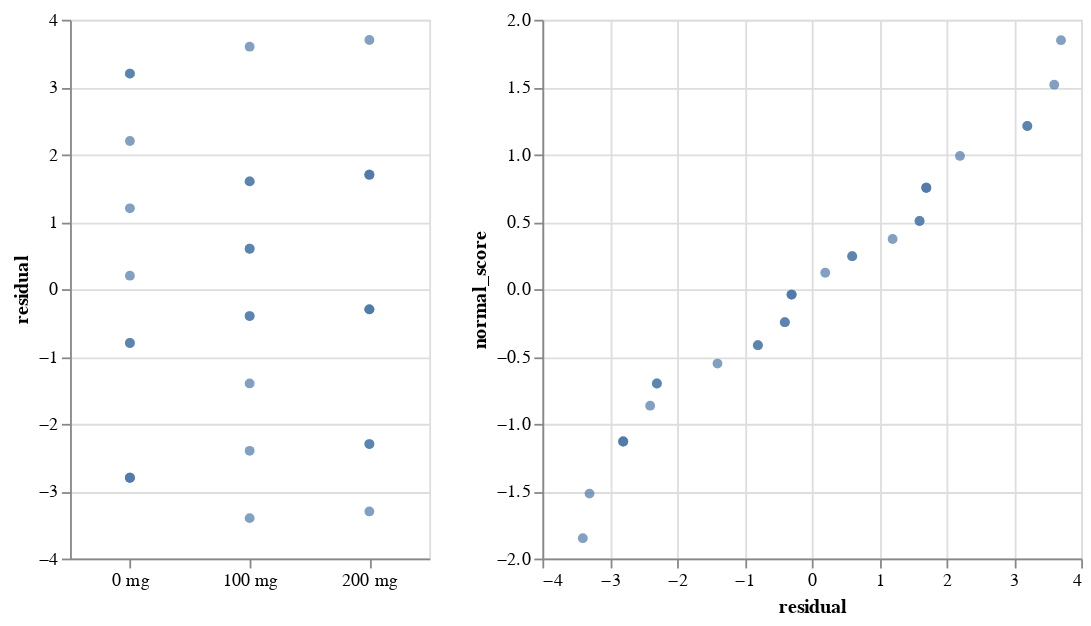

Notebook code for this chart:
### Markdown cell above
#### (c)

### Code cell
chart_base = (
    alt.Chart(
        DATA['12.2 - clean']
        .with_columns(
            residual=col('taprate') - col('taprate').mean().over('mg'))
        .with_columns(
            normal_score=(col('residual').rank() / (pl.len() + 1)).map_batches(
                lambda x: stats.norm.ppf(x))))
    .mark_circle())

(
    chart_base.encode(
        alt.X('mg').axis(labelAngle=0).title(None),
        alt.Y('residual'))
    .properties(width=200)
    | chart_base.encode(
        x='residual', 
        y='normal_score')
)

### Figure 1 — Vega-Lite specification as saved in the notebook (floating-point values rounded to 4 significant figures)
{"config": {"view": {"continuousWidth": 300, "continuousHeight": 300}}, "hconcat": [{"mark": {"type": "circle"}, "encoding": {"x": {"axis": {"labelAngle": 0}, "field": "mg", "title": null, "type": "nominal"}, "y": {"field": "residual", "type": "quantitative"}}, "width": 200}, {"mark": {"type": "circle"}, "encoding": {"x": {"field": "residual", "type": "quantitative"}, "y": {"field": "normal_score", "type": "quantitative"}}}], "data": {"name": "data-be4ed055c43a94911e25b8aa1f91bbfd"}, "$schema": "https://vega.github.io/schema/vega-lite/v5.16.3.json", "datasets": {"data-be4ed055c43a94911e25b8aa1f91bbfd": [{"mg": "0 mg", "taprate": 242, "residual": -2.8, "normal_score": -1.131}, {"mg": "0 mg", "taprate": 245, "residual": 0.2, "normal_score": 0.1216}, {"mg": "0 mg", "taprate": 244, "residual": -0.8, "normal_score": -0.416}, {"mg": "0 mg", "taprate": 248, "residual": 3.2, "normal_score": 1.211}, {"mg": "0 mg", "taprate": 247, "residual": 2.2, "normal_score": 0.9892}, {"mg": "0 mg", "taprate": 248, "residual": 3.2, "normal_score": 1.211}, {"mg": "0 mg", "taprate": 242, "residual": -2.8, "normal_score": -1.131}, {"mg": "0 mg", "taprate": 244, "residual": -0.8, "normal_score": -0.416}, {"mg": "0 mg", "taprate": 246, "residual": 1.2, "normal_score": 0.3723}, {"mg": "0 mg", "taprate": 242, "residual": -2.8, "normal_score": -1.131}, {"mg": "100 mg", "taprate": 248, "residual": 1.6, "normal_score": 0.5059}, {"mg": "100 mg", "taprate": 246, "residual": -0.4, "normal_score": -0.245}, {"mg": "100 mg", "taprate": 245, "residual": -1.4, "normal_score": -0.5524}, {"mg": "100 mg", "taprate": 247, "residual": 0.6, "normal_score": 0.245}, {"mg": "100 mg", "taprate": 248, "residual": 1.6, "normal_score": 0.5059}, {"mg": "100 mg", "taprate": 250, "residual": 3.6, "normal_score": 1.518}, {"mg": "100 mg", "taprate": 247, "residual": 0.6, "normal_score": 0.245}, {"mg": "100 mg", "taprate": 246, "residual": -0.4, "normal_score": -0.245}, {"mg": "100 mg", "taprate": 243, "residual": -3.4, "normal_score": -1.849}, {"mg": "100 mg", "taprate": 244, "residual": -2.4, "normal_score": -0.8649}, {"mg": "200 mg", "taprate": 246, "residual": -2.3, "normal_score": -0.7001}, {"mg": "200 mg", "taprate": 248, "residual": -0.3, "normal_score": -0.04044}, {"mg": "200 mg", "taprate": 250, "residual": 1.7, "normal_score": 0.7527}, {"mg": "200 mg", "taprate": 252, "residual": 3.7, "normal_score": 1.849}, {"mg": "200 mg", "taprate": 248, "residual": -0.3, "normal_score": -0.04044}, {"mg": "200 mg", "taprate": 250, "residual": 1.7, "normal_score": 0.7527}, {"mg": "200 mg", "taprate": 246, "residual": -2.3, "normal_score": -0.7001}, {"mg": "200 mg", "taprate": 248, "residual": -0.3, "normal_score": -0.04044}, {"mg": "200 mg", "taprate": 245, "residual": -3.3, "normal_score": -1.518}, {"mg": "200 mg", "taprate": 250, "residual": 1.7, "normal_score": 0.7527}]}}
